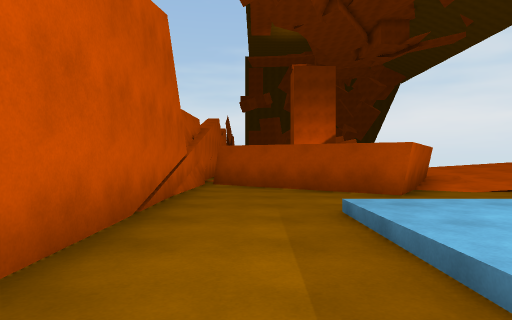
View 1 (above)

24 first-person views from a walk through a Unity game level. The camera is 1.2 m above the floor, looks level and sees 75° across. The floor is counted in squares, 2 m on a side. Each view is taken from the middle of a square. On the plan, view 1 faces up. The plan holds only what a view shows up to about 10 squares ahead; the rest is blank. The place goes on beyond the plan. The player is left out.

View 2
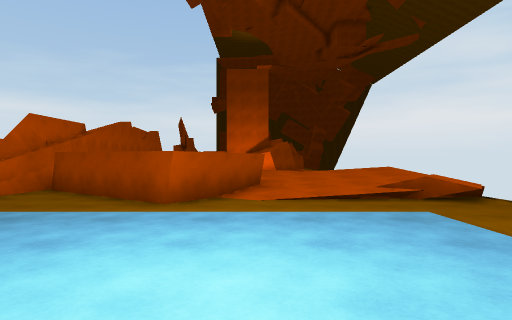

View 3
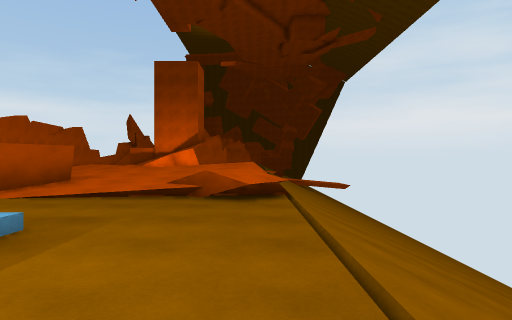

View 4
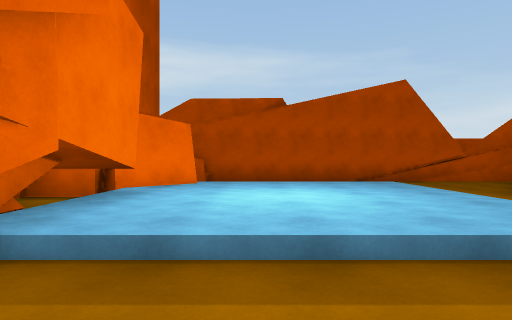

View 5
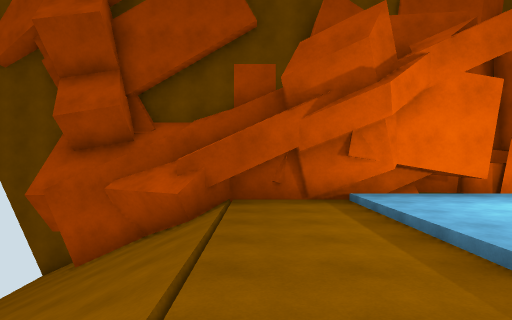

View 6
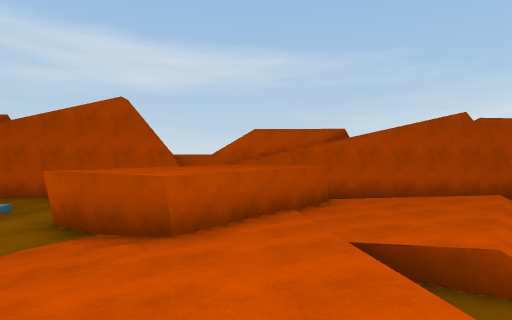

View 7
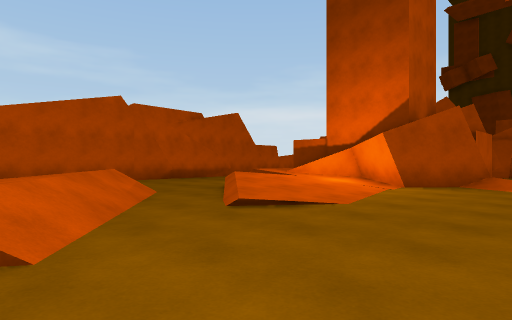

View 8
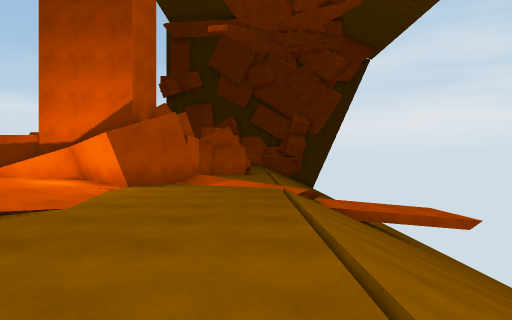

View 9
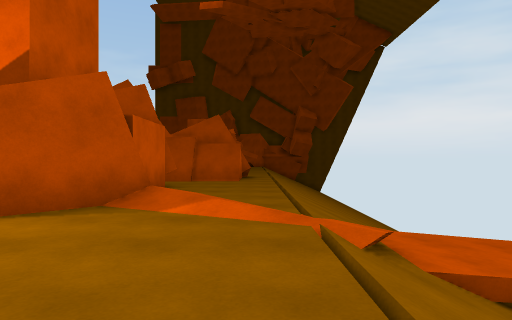

View 10
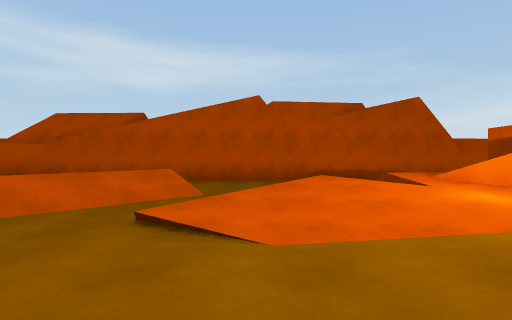

View 11
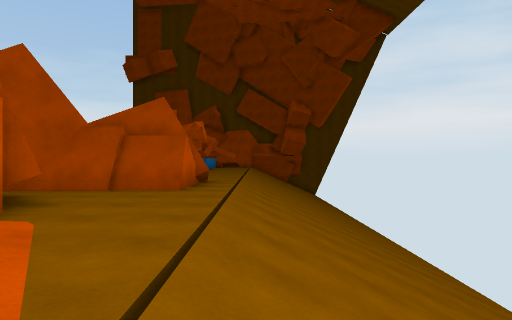

View 12
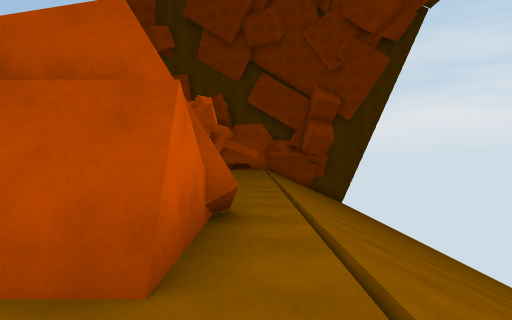

View 13
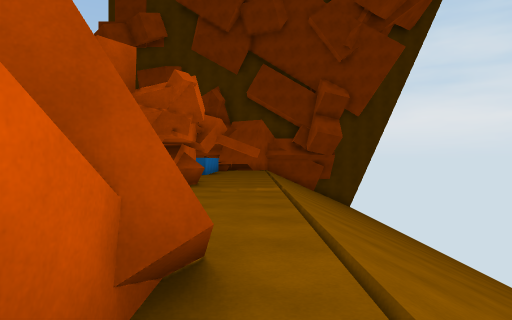

View 14
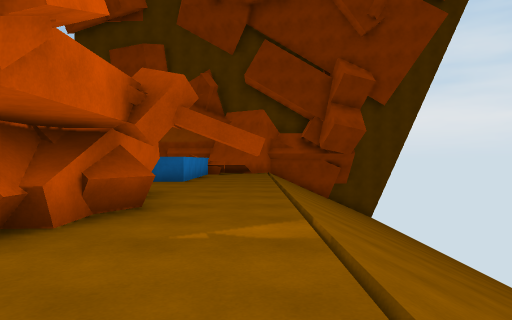

View 15
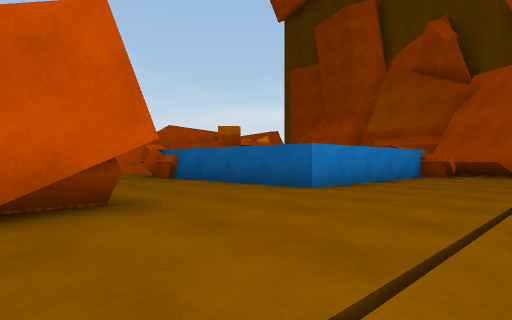

View 16
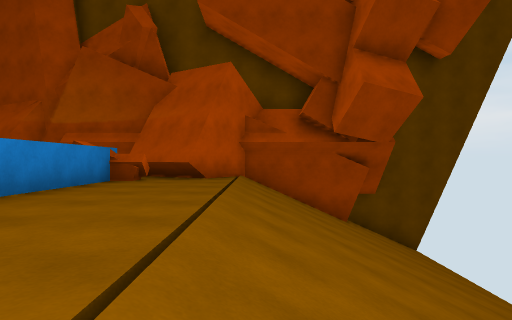

View 17
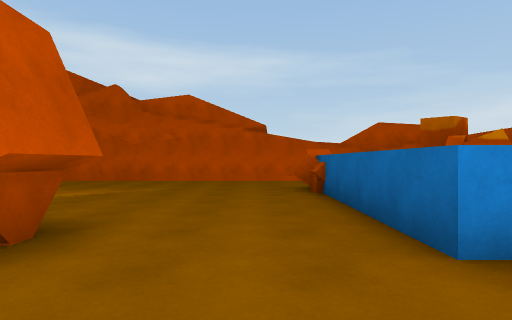

View 18
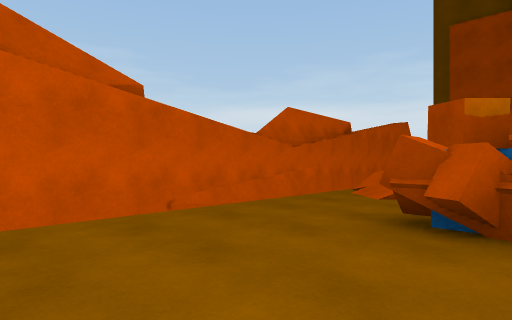

View 19
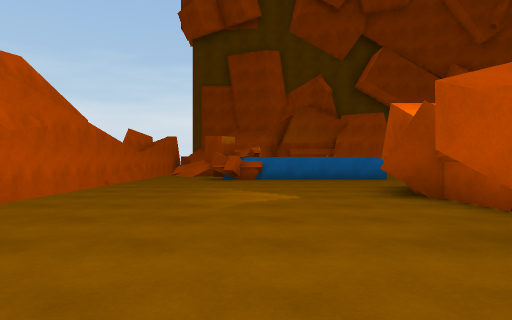

View 20
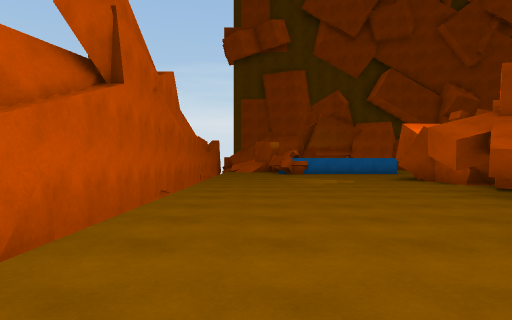

View 21
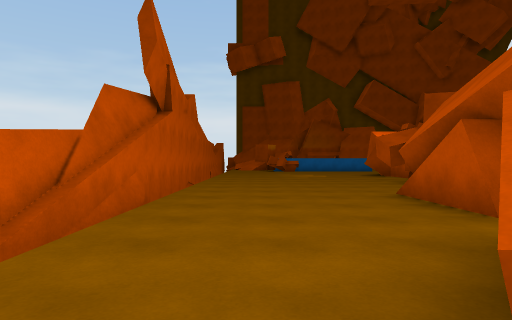

View 22
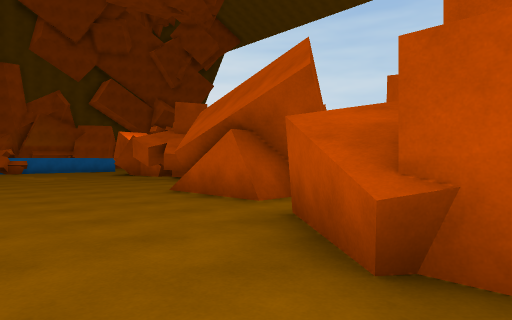

View 23
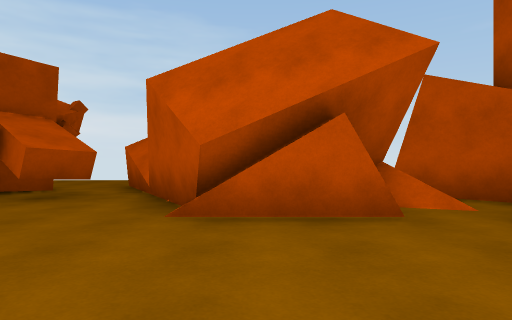

View 24
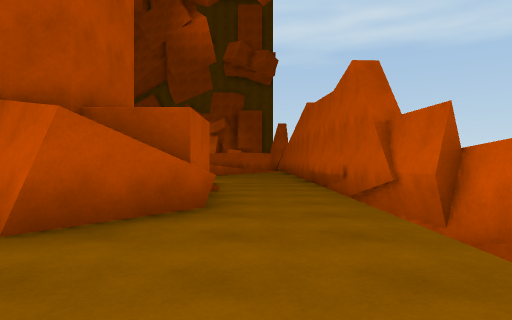

### Floor plan
Key: @ floor where view 1 was taken; # wall or solid block; x gap in a wall; . main floor; : floor 0.25 m higher than the main floor; + floor 0.5 m higher than the main floor; * floor 0.75 m higher than the main floor; - floor 1 m lower than the main floor; _ floor 1.25 m lower than the main floor; % floor 1.5 m higher than the main floor; < floor 2.25 m lower than the main floor; ( floor 4.75 m lower than the main floor; / step, stairs or slope; = window, fence, low wall or low ledge; ^ raised ledge; v drop or lower ground; R rock; T thing the floor can be seen under or through.
Columns run from 2 left of view 1 to 14 right of it. Each row starts with its distance up from view 1.
 46           ####//(
 45 #      ####/////(
 44 #       ###/////(
 43 #      RR../////(
 42 #x##    %../////(
 41 #/#^=   %../////
 40 #./=    %..////
 39 #... xxx/../////(
 38 #..R#////../////(
 37 #........../////(
 36 #........../////
 35 #......##../////(
 34 #......##../////(
 33 #......####/////(
 32 #......##../////(
 31 #.....##.../////(
 30 #.....TTT../////
 29 #.....TTT../////
 28 #......T  ./////(
 27 #....##   //////(
 26 #....## =#./////(
 25 #....#####./////(
 24 #.....#..../////(
 23 #...#.##.../////
 22 #..^#####..////
 21 #..#^####../////(
 20 #..#^####:.//=//(
 19 #..//###.../--_/(
 18 #../++:..../=v#/
 17 #....+:..../////
 16 #.../+:....////
 15 #..../::...///
 14 #.../......///
 13 #.  //.....//
 12 #. /**//.../
 11 #./+++**.../////(
 10 #  #:++/////////(
  9 #. ^^^+***//////(
  8 ###^^^^++**/////
  7 #..^^^:::/*/////
  6 #...##...//////
  5 #..........///
  4 #..........///
  3 #...:::::..//
  2 #...:::::..///
  1 #...:::::..////
  0 #.@.:::::../////
 -1    ##:#######<//
 -2     #.#     ###/(
 -3     ###        /(
 -4                ##

Where each view was taken, in squares from view 1:
view 1: 0 up, 0 right, facing up
view 2: 0 up, 4 right, facing up
view 3: 1 up, 8 right, facing up
view 4: 1 up, 8 right, facing left
view 5: 6 up, 8 right, facing down
view 6: 9 up, 8 right, facing left
view 7: 11 up, 8 right, facing up-left
view 8: 11 up, 8 right, facing up
view 9: 15 up, 8 right, facing up
view 10: 15 up, 8 right, facing left
view 11: 18 up, 9 right, facing up
view 12: 23 up, 8 right, facing up
view 13: 25 up, 8 right, facing up
view 14: 29 up, 8 right, facing up
view 15: 34 up, 9 right, facing up-left
view 16: 36 up, 9 right, facing up
view 17: 37 up, 8 right, facing left
view 18: 35 up, 2 right, facing up-left
view 19: 28 up, 2 right, facing up
view 20: 24 up, 0 right, facing up
view 21: 21 up, 0 right, facing up
view 22: 21 up, 1 left, facing up-right
view 23: 26 up, 1 left, facing right
view 24: 26 up, 0 right, facing down
